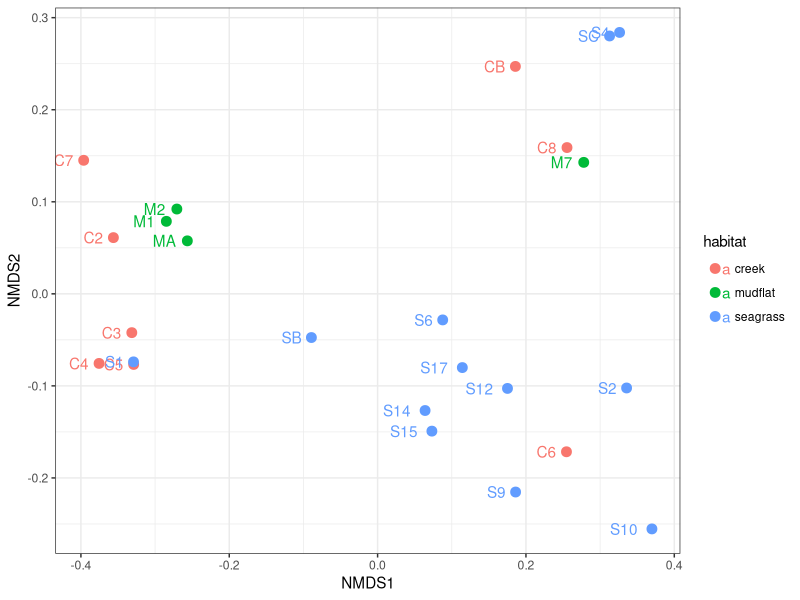
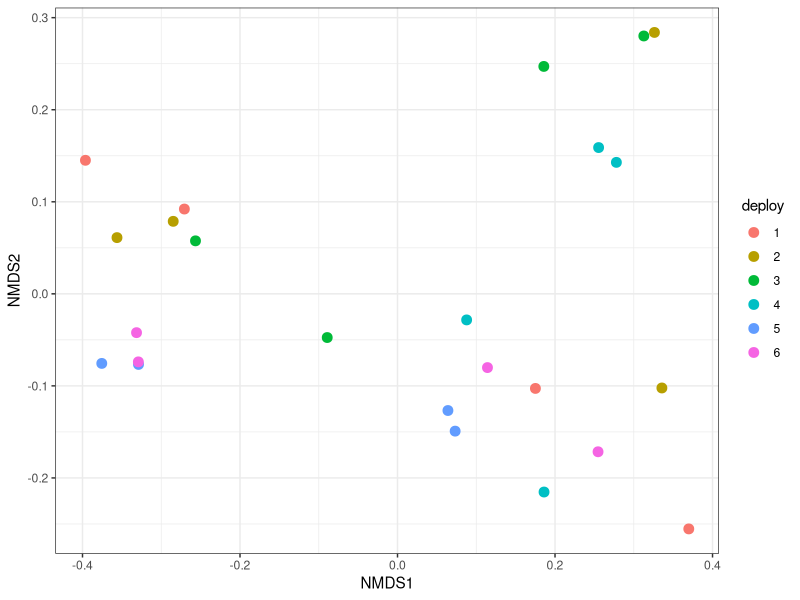
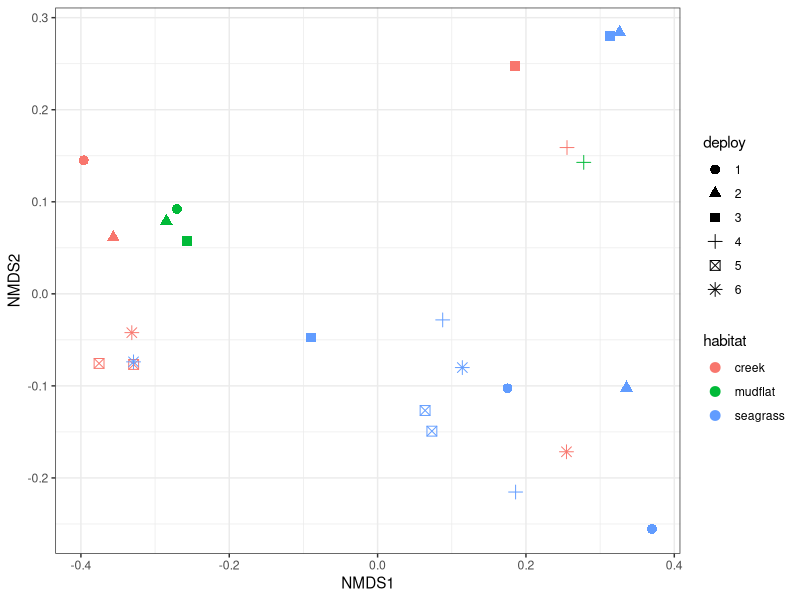
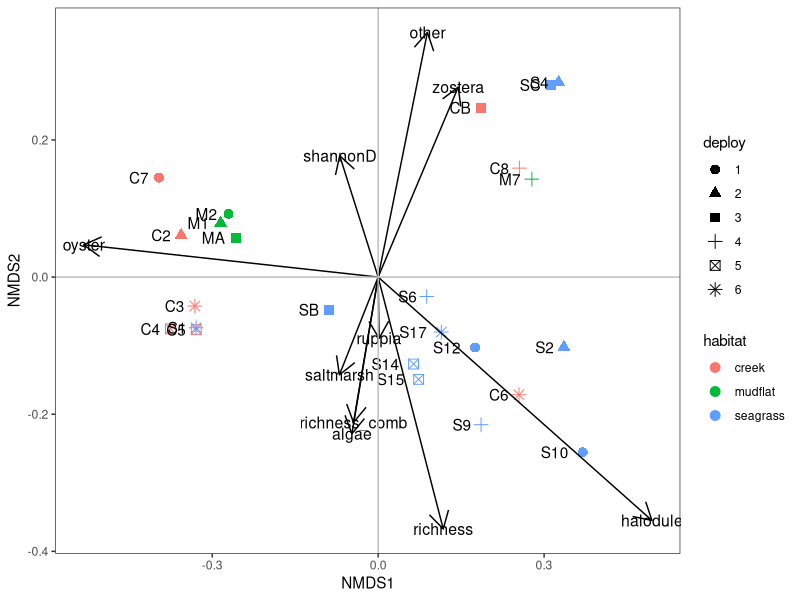
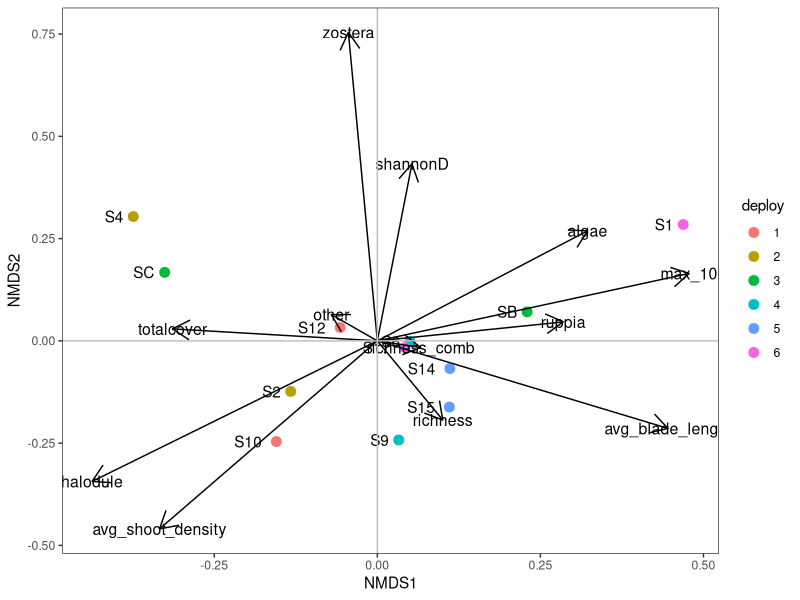

These charts were generated, in order, by the following R code: (Note: this script raises an error after producing the figures.)
## ---- chunk 1
knitr::opts_chunk$set(echo = TRUE)
## ---- chunk 2

#library(ecodist)
library(vegan)
library(dplyr)
library(tidyr)
library(ggplot2)

#Df_pmHT = read.csv("data/clean_data/Df_pmHT_square.csv", header = F) 
#Df_pmHT = as.dist(Df_pmHT)
#sites = read.csv("data/metadata/sites.csv", header = T)
env_data = read.csv("data/clean_data/env_metrics.csv", header = TRUE)
#env_data[is.na(env_data)] = 0

## ---- chunk 3

Df_pmHT = read.csv("data/clean_data/Df_pmHT_1_square.csv", header = F) 
Df_pmHT = as.dist(Df_pmHT)
Df_pmHT_metadata = read.csv("data/metadata/Df_pmHT_1_metadata.csv", header = T)

nmds_1 = metaMDS(Df_pmHT, k=3, trymax = 20, autotransform = FALSE, plot = FALSE)

nmdsScores = as.data.frame(scores(nmds_1))  
nmdsScores = cbind(nmdsScores,Df_pmHT_metadata)
nmdsScores$deploy = factor(nmdsScores$deploy)

# habitat: 
ggplot(aes(x = NMDS1, y = NMDS2, z = NMDS3, color = habitat), data = nmdsScores)+ theme_bw()+
  geom_point(size = 3)+
  geom_text(aes(label = site), hjust = 1.5)

# Deploy alone: mostly buckshot, suggests there are deeper patterns than seasonal 
ggplot(aes(x = NMDS1, y = NMDS2), data = nmdsScores)+ theme_bw()+
  geom_point(size = 3, aes(color = deploy))

# habitat and deploy
ggplot(aes(x = NMDS1, y = NMDS2), data = nmdsScores)+ theme_bw()+
  geom_point(size = 3, aes(color = habitat, shape = deploy))


## ---- chunk 4
# there are many strong correlations, for example halodule with total seagrass cover
# I am keeping them all except for bare, which is obviously the inverse of habitat cover
env_cor = cor(env_data[,c(4:23)], use = "pairwise.complete.obs")
env_filt = env_data %>%
  select(-index, -deploy_num.x, -site, -bare, -evenness, -seagrass_comb, -shannonD_comb, -evenness_comb,
         -totalcover, -avg_shoot_density, -avg_blade_length, -max_10, -max_25perc)
#write.csv(env_cor,"data/clean_data/nmds_env_cor.csv")

# need to assess normality and consider transformations
# convert to z-scores?

#test with vegan envfit
env_test= envfit(nmds_1, env_filt, perm = 999)
envScores = as.data.frame(scores(env_test, "vectors"))
#colnames(envScores) = c("metric", "NMDS1", "NMDS2")

# habitat and deploy
ggplot(aes(x = NMDS1, y = NMDS2), data = nmdsScores)+ theme_bw()+
  geom_point(size = 3, aes(color = habitat, shape = deploy))+
  geom_text(aes(label = site), hjust = 1.5)+
  geom_segment(data =envScores ,aes(x=0,xend=NMDS1,y=0,yend=NMDS2),
               arrow = arrow(length = unit(0.5, "cm")),colour="black")+ 
  geom_text(data=envScores,aes(x=NMDS1,y=NMDS2,label=rownames(envScores)),size=4)+
  theme(panel.grid.minor = element_blank(), 
        panel.grid.major = element_blank())+
  geom_hline(yintercept = 0, color = "grey")+
  geom_vline(xintercept = 0, color = "grey")


## ---- chunk 5
#Seagrass
Df_pmHT_seagrass = read.csv("data/clean_data/Df_pmHT_1_square_seagrass.csv", header = F) 
Df_pmHT_seagrass = as.dist(Df_pmHT_seagrass)
Df_pmHT_metadata = read.csv("data/metadata/Df_pmHT_1_metadata.csv", header = T)

seagrass_metadata = Df_pmHT_metadata[c(2,3,6,7,10,11,14,15,19,20,23,24),]
seagrass_env = env_data[c(2,3,6,7,10,11,14,15,19,20,23,24),]
seagrass_env_cor = cor(seagrass_env[,c(4:23)], use = "pairwise.complete.obs")
#write.csv(seagrass_env_cor,"data/clean_data/nmds_env_cor_seagrass.csv")
env_filt_seagrass = seagrass_env %>%
  select(-index, -deploy_num.x, -site, -bare, -oyster, -saltmarsh, -evenness, -seagrass_comb,  -evenness_comb,
         -shannonD_comb, -max_25perc)

nmds_1_seagrass = metaMDS(Df_pmHT_seagrass, k=3, trymax = 20, autotransform = FALSE, plot = FALSE)
nmdsScores_seagrass = as.data.frame(scores(nmds_1_seagrass))  
nmdsScores_seagrass = cbind(nmdsScores_seagrass,seagrass_metadata)
nmdsScores_seagrass$deploy = factor(nmdsScores_seagrass$deploy)

env_test_seagrass= envfit(nmds_1_seagrass, env_filt_seagrass, perm = 999)
envScores_seagrass = as.data.frame(scores(env_test_seagrass, "vectors"))

ggplot(aes(x = NMDS1, y = NMDS2), data = nmdsScores_seagrass)+ theme_bw()+
  geom_point(size = 3, aes(color = deploy))+
  geom_text(aes(label = site), hjust = 1.5)+
  geom_segment(data =envScores_seagrass ,aes(x=0,xend=NMDS1,y=0,yend=NMDS2),
               arrow = arrow(length = unit(0.5, "cm")),colour="black")+ 
  geom_text(data=envScores_seagrass,aes(x=NMDS1,y=NMDS2,label=rownames(envScores_seagrass)),size=4)+
  theme(panel.grid.minor = element_blank(), 
        panel.grid.major = element_blank())+
  geom_hline(yintercept = 0, color = "grey")+
  geom_vline(xintercept = 0, color = "grey")

# Creek - no convergence - insufficient data
# 
Df_pmHT_creek = read.csv("data/clean_data/Df_pmHT_1_square_creek.csv", header = F) 
Df_pmHT_creek = as.dist(Df_pmHT_creek)
Df_pmHT_metadata = read.csv("data/metadata/Df_pmHT_1_metadata.csv", header = T)

creek_metadata = Df_pmHT_metadata[c(1,5,9,13,17,18,21,22),]
creek_env = env_data[c(1,5,9,13,17,18,21,22),]
creek_env_cor = cor(creek_env[,c(4:23)], use = "pairwise.complete.obs")
#write.csv(creek_env_cor,"data/clean_data/nmds_env_cor_creek.csv")
env_filt_creek = creek_env %>%
  select(-index, -deploy_num.x, -site, -bare, -zostera, -ruppia, -algae, -evenness,  -evenness_comb,
         -totalcover, -avg_shoot_density, -avg_blade_length, -max_10, -max_25perc)

nmds_1_creek = metaMDS(Df_pmHT_creek, k=3, trymax = 50, autotransform = FALSE, plot = FALSE)


## ---- chunk 6
# input is the Sound Df matrix with average hourly spectra during pmHT at each site
# tries max of 20 random starts, finds convergence, and saves best solution 
test_nmds = metaMDS(Df_pmHT, k=3, trymax = 20, autotransform = FALSE, plot = FALSE)

# adding env scores
test_env = envfit(test_nmds, env_data, permutations = 999)

# then use ggplot to plot
## ---- chunk 7
pmHT_nmds_step = nmds(Df_pmHT,nits=10, mindim=1, maxdim=6)
attributes(pmHT_nmds_step)
plot.nmds(pmHT_nmds_step)

pmHT_nmds <- nmds(Df_pmHT,mindim=2,maxdim=2,nits=20)

s.min <- which.min(pmHT_nmds$stress) # returns might be different
pmHT_nmds$stress[s.min] # returns the stress for the best one;
# note this is scaled on [0,1]:
pmHT_nms <- nmds.min(pmHT_nmds,dims=2) # grabs the best of 20 reps

# Rotate the NMS ordination ...
# This forces axis 1 to have the most variance, etc.
# how common is it to do this?
nms.pca<-princomp(pmHT_nms)
print(nms.pca)
summary(nms.pca)
pmHT_nms<-nms.pca$scores
colnames(pmHT_nms) <- c("NMS1", "NMS2")

nms3.xod<-dist(pmHT_nms)
plot(nms3.xod,Df_pmHT,pch="*",xlab="Ordination Distance", ylab="Extended B-C Distance")
abline(0,1,col="red") # put in the 1:1 line (intercept=0, slope=1)
title("Shepard Diagram")
# # and redo for only 2 axes:
# nms2.xod<-dist(spp11.nms)
# plot(nms2.xod,spp11.xbcd,pch="*",xlab="Ordination Distance (2D)", ylab="Extended B-C Distance")
# abline(0,1,col="red") # put in the 1:1 line (intercept=0, slope=1)
# title("Shepard Diagram")

dev.off()
plot(pmHT_nms[,2],pmHT_nms[,1], pch=19, cex=0.6, xlab="NMS 2", ylab="NMS 1")# main = "NMS Ordination and PAM Classification Groups")

pmHT_nms_df = as.data.frame(sites$sites)
colnames(pmHT_nms_df) = "sites"
pmHT_nms_df$deploy = as.factor(sites$deploy)
pmHT_nms_df$nms2 = pmHT_nms[,2]
pmHT_nms_df$nms1 = pmHT_nms[,1]
pmHT_nms_df$habitat = as.factor(case_when(grepl("s", pmHT_nms_df$sites) ~ "seagrass",
                                          grepl("c", pmHT_nms_df$sites) ~ "creek",
                                          grepl("m",pmHT_nms_df$sites) ~ "mudflat"))


# ordellipse (vegan package)
hab_ellipse <-ordiellipse(pmHT_nms, pmHT_nms_df$habitat, display = "sites", 
                   kind = "se", conf = 0.95, label = T)

#df_ell <- data.frame()
#for(g in levels(pmHT_nms_df$habitat)){
#  df_ell <- rbind(df_ell, cbind(as.data.frame(with(pmHT_nms_df[pmHT_nms_df$habitat==g,],
#                  veganCovEllipse(pmHT_nms[[g]]$cov,pmHT_nms[[g]]$center,pmHT_nms[[g]]$scale)))
#                                ,group=g))
#}
## ---- chunk 8
# habitat: also very broad, some separation among creeks and seagrass beds
# are there traits that make a seagrass bed sound more like a creek? 
ggplot(aes(x = nms2, y = nms1, color = habitat), data = pmHT_nms_df)+ theme_bw()+
  geom_point(size = 3)

# Deploy alone: mostly buckshot, suggests there are deeper patterns than seasonal 
ggplot(aes(x = nms2, y = nms1), data = pmHT_nms_df)+ theme_bw()+
  geom_point(size = 3, aes(color = deploy))

# habitat and deploy
ggplot(aes(x = nms2, y = nms1), data = pmHT_nms_df)+ theme_bw()+
  geom_point(size = 3, aes(color = habitat, shape = deploy))

# site
ggplot(aes(x = nms2, y = nms1, color = sites), data = pmHT_nms_df)+ theme_bw()+
  geom_point(size = 3, aes(color = sites))

